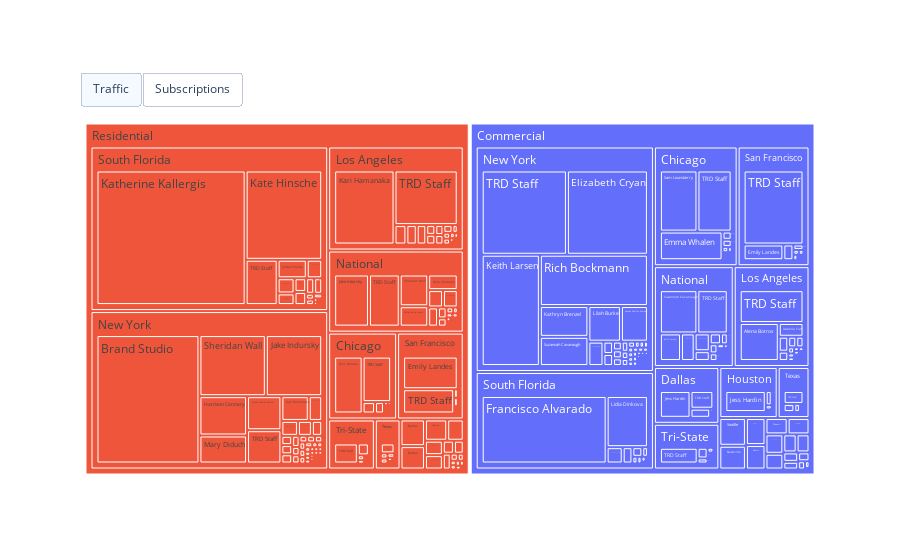

Notebook cell for this chart:
### Markdown cell above
## Get subscriptions

### Code cell
import requests
import pandas as pd
from datetime import datetime, timedelta
import plotly.express as px
import plotly.graph_objects as go

# 30-day ISO window (no microseconds)
now = datetime.utcnow().replace(microsecond=0)
period_end = now.isoformat() + "Z"
period_start = (now - timedelta(days=30)).isoformat() + "Z"

# ─── 1) PULL SECTION SLUGS ────────────────────────────────────────────────────
SECS_URL = "https://api.parsely.com/v2/analytics/sections"
secs_params = {
    "apikey":       SITE_ID,
    "secret":       API_SECRET,
    "period_start": period_start,
    "period_end":   period_end,
    "limit":        1000,
    "page":         1
}
r = requests.get(SECS_URL, params=secs_params)
r.raise_for_status()
sections = [rec["section"] for rec in r.json().get("data", [])]

# ─── 2) PULL POSTS ────────────────────────────────────────────────────────────
POSTS_URL = "https://api.parsely.com/v2/analytics/posts"
all_posts = []
for section in sections:
    resp = requests.get(
        POSTS_URL,
        params={
            "apikey":       SITE_ID,
            "secret":       API_SECRET,
            "section":      section,
            "period_start": period_start,
            "period_end":   period_end,
            "limit":        2000,
            "sort":         "views"
        }
    )
    resp.raise_for_status()
    data = resp.json().get("data", [])
    if not data:
        continue
    for post in data:
        post["section"] = section
    all_posts.extend(data)

# ─── 3) BUILD POSTS DATAFRAME ─────────────────────────────────────────────────
df = pd.json_normalize(all_posts)
if "url" not in df.columns and "canonical_url" in df.columns:
    df.rename(columns={"canonical_url": "url"}, inplace=True)
df["views"] = df.get("metrics.views", 0)

# ─── 4) CLASSIFY BY TAGS ──────────────────────────────────────────────────────
def classify(tags):
    tags_lower = [t.lower() for t in (tags or [])]
    if "residential" in tags_lower:
        return "Residential"
    if "commercial" in tags_lower:
        return "Commercial"
    return None

df["classification"] = df["tags"].apply(classify)
df = df[df["classification"].notnull()]

# ─── 5) PULL SUBSCRIPTION CONVERSIONS ─────────────────────────────────────────
CONV_URL = "https://api.parsely.com/v2/conversions/url"
conv_params = {
    "apikey":           SITE_ID,
    "secret":           API_SECRET,
    "period_start":     period_start,
    "period_end":       period_end,
    "conversion_type":  "subscription",
    "attribution_type": "last_touch",
    "page_type":        "post",
    "limit":            2000,
    "page":             1
}
conv_data = []
while True:
    resp = requests.get(CONV_URL, params=conv_params)
    resp.raise_for_status()
    page_data = resp.json().get("data", [])
    if not page_data:
        break
    conv_data.extend(page_data)
    if len(page_data) < conv_params["limit"]:
        break
    conv_params["page"] += 1

# Normalize conversions and handle empty
if conv_data:
    df_conv = pd.json_normalize(conv_data)
    print("df_conv columns:", df_conv.columns.tolist())
    # detect first conversion-count field
    conversion_cols = [c for c in df_conv.columns if 'conversion' in c.lower()]
    if conversion_cols:
        df_conv.rename(columns={conversion_cols[0]: 'subscriptions'}, inplace=True)
    else:
        print("Warning: no conversion column found; defaulting to zero subscriptions.")
    # ensure URL key exists
    if "url" not in df_conv.columns and "canonical_url" in df_conv.columns:
        df_conv.rename(columns={"canonical_url": "url"}, inplace=True)
    # fill and cast
    df_conv['subscriptions'] = df_conv.get('subscriptions', 0)
    df_conv['subscriptions'] = df_conv['subscriptions'].fillna(0).astype(int)
    df_conv = df_conv[['url','subscriptions']]
else:
    print("No conversion data returned; creating empty subscription frame.")
    df_conv = pd.DataFrame(columns=['url','subscriptions'])

# ─── 6) MERGE METRICS ─────────────────────────────────────────────────────────
df_merged = df.merge(
    df_conv,
    on="url", how="left"
)
df_merged["subscriptions"] = df_merged["subscriptions"].fillna(0).astype(int)

# ─── 7) AGGREGATE TO SUMMARY ─────────────────────────────────────────────────
df_summary = (
    df_merged
    .groupby(["classification","section","author"], dropna=False)
    .agg(
        pageviews=("views","sum"),
        subscriptions=("subscriptions","sum")
    )
    .reset_index()
)

# ─── 8) BUILD TREEMAPS & TOGGLE ───────────────────────────────────────────────
fig_views = px.treemap(
    df_summary,
    path=["classification","section","author"],
    values="pageviews",
    color="classification",
    title="Traffic by Classification → Geography → Reporter (Last 30d)"
)

fig_subs = px.treemap(
    df_summary,
    path=["classification","section","author"],
    values="subscriptions",
    color="classification",
    title="Subscriptions by Classification → Geography → Reporter (Last 30d)"
)

fig = go.Figure(data=[fig_views.data[0], fig_subs.data[0]])
fig.update_layout(
    updatemenus=[{
        "type": "buttons",
        "direction": "right",
        "buttons": [
            {
                "label": "Traffic",
                "method": "update",
                "args": [
                    {"visible": [True, False]},
                    {"title": "Traffic by Classification → Geography → Reporter (Last 30d)"}
                ]
            },
            {
                "label": "Subscriptions",
                "method": "update",
                "args": [
                    {"visible": [False, True]},
                    {"title": "Subscriptions by Classification → Geography → Reporter (Last 30d)"}
                ]
            }
        ],
        "pad": {"r": 10, "t": 10},
        "showactive": True,
        "x": 0, "xanchor": "left", "y": 1.1, "yanchor": "top"
    }]
)

fig.write_html("traffic_vs_subscriptions.html")
fig.show()

### Figure 1 — Plotly figure (JSON) as saved in the notebook; plotly's stock layout.template omitted (floating-point values rounded to 4 significant figures; data arrays with more than 128 entries replaced by an {"elided": "..."} marker saying what was removed)
{"data": [{"branchvalues": "total", "customdata": {"elided": "702x1 str values"}, "domain": {"x": [0, 1], "y": [0, 1]}, "hovertemplate": "labels=%{label}<br>pageviews=%{value}<br>parent=%{parent}<br>id=%{id}<br>classification=%{customdata[0]}<extra></extra>", "ids": {"elided": "702 str values"}, "labels": {"elided": "702 str values"}, "marker": {"colors": {"elided": "702 str values"}}, "name": "", "parents": {"elided": "702 str values"}, "type": "treemap", "values": {"elided": "702 float values"}}, {"branchvalues": "total", "customdata": {"elided": "702x1 str values"}, "domain": {"x": [0, 1], "y": [0, 1]}, "hovertemplate": "labels=%{label}<br>subscriptions=%{value}<br>parent=%{parent}<br>id=%{id}<br>classification=%{customdata[0]}<extra></extra>", "ids": {"elided": "702 str values"}, "labels": {"elided": "702 str values"}, "marker": {"colors": {"elided": "702 str values"}}, "name": "", "parents": {"elided": "702 str values"}, "type": "treemap", "values": {"elided": "702 float values"}}], "layout": {"updatemenus": [{"buttons": [{"args": [{"visible": [true, false]}, {"title": "Traffic by Classification → Geography → Reporter (Last 30d)"}], "label": "Traffic", "method": "update"}, {"args": [{"visible": [false, true]}, {"title": "Subscriptions by Classification → Geography → Reporter (Last 30d)"}], "label": "Subscriptions", "method": "update"}], "direction": "right", "pad": {"r": 10, "t": 10}, "showactive": true, "type": "buttons", "x": 0, "xanchor": "left", "y": 1.1, "yanchor": "top"}]}}
